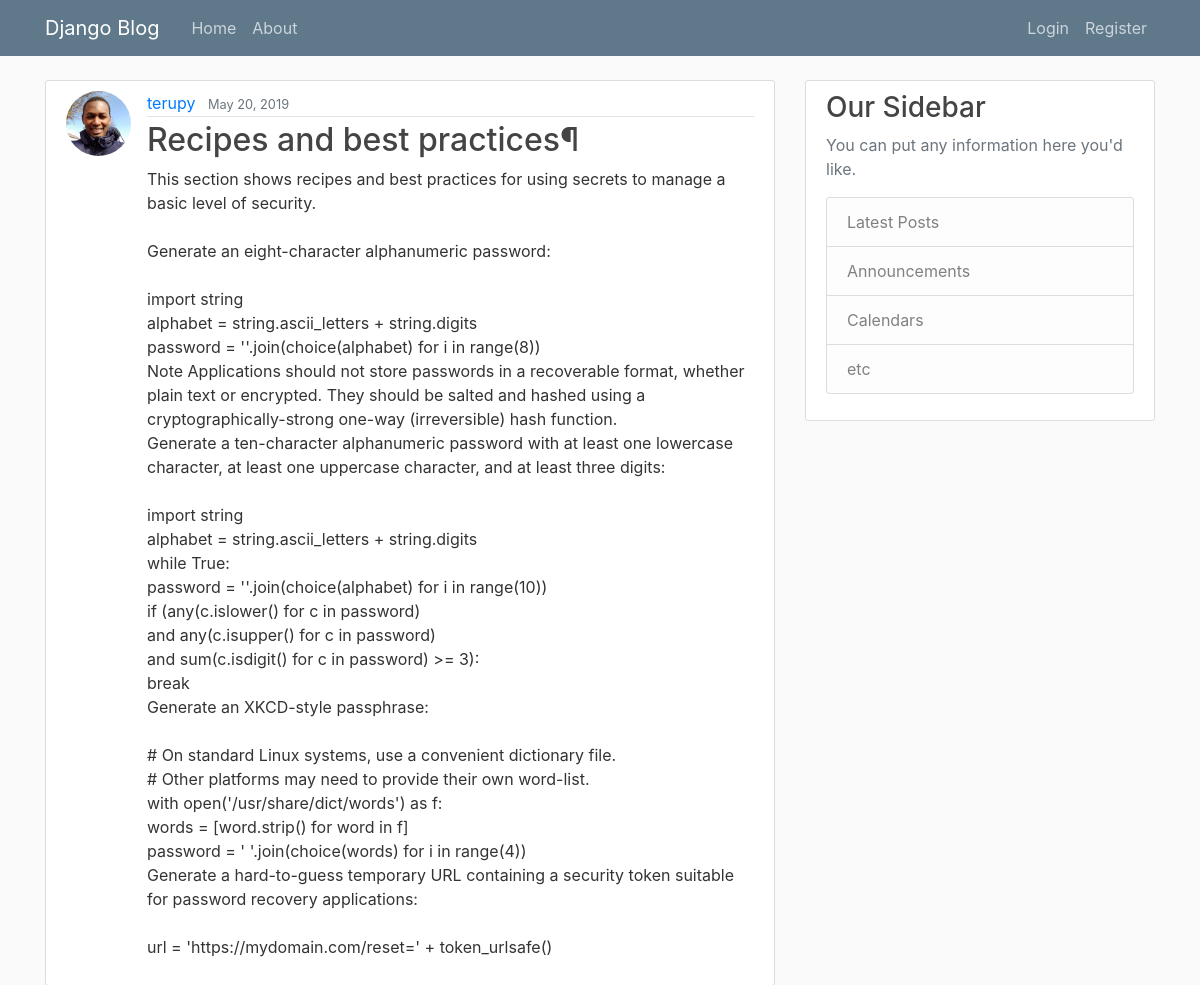
The page /post/8/ on the database its author committed.
### blog/models.py (models this page shows, shortened)
class Post(models.Model):
    title = models.CharField(max_length=100)
    content = models.TextField()
    date_posted = models.DateTimeField(default=timezone.now)
    author = models.ForeignKey(User, on_delete=models.CASCADE)

### users/models.py (models this page shows, shortened)
class Profile(models.Model):
	user = models.OneToOneField(User, on_delete=models.CASCADE)
	image = models.ImageField(default='default.jpg', upload_to='profile_pics')

### blog/views.py (the view)
# urls.py: path('post/<int:pk>/', PostDetailView.as_view(), name='post-detail'),
class PostDetailView(DetailView):
    model = Post

### blog/templates/blog/post_detail.html (shortened to what this page needs)
{% extends "blog/base.html" %}
{% block content %}
  <article class="media content-section">
    <img class="rounded-circle article-img" src="{{ object.author.profile.image.url }}">
    <div class="media-body">
      <div class="article-metadata">
        <a class="mr-2" href="{% url 'user-posts' object.author.username %}">{{ object.author }}</a>
        <small class="text-muted">{{ object.date_posted|date:"F d, Y" }}</small>
      </div>
      <h2 class="article-title">{{ object.title }}</h2>
      <p class="article-content">{{ object.content }}</p>
    </div>
  </article>
{% endblock content %}

### blog/static/blog/main.css (style rules this page uses)
body { background: #fafafa; color: #333333; margin-top: 5rem; }
h1, h2, h3, h4, h5, h6 { color: #444444; }
.content-section { background: #ffffff; padding: 10px 20px; border: 1px solid #dddddd; border-radius: 3px; margin-bottom: 20px; }
.article-title { color: #444444; }
.article-content { white-space: pre-line; }
.article-img { height: 65px; width: 65px; margin-right: 16px; }
.article-metadata { padding-bottom: 1px; margin-bottom: 4px; border-bottom: 1px solid #e3e3e3 }

### rows shown on the page
Post: author.profile.image (picture), author "terupy", date_posted "May 20, 2019", title "Recipes and best practices¶", content "This section shows recipes and best practices for using secrets to manage a basic level of security. Generate an eight-character alphanumeric password: import string alphabet = string.ascii_letters + string.digits password = ''.join(choice(alphabet) for i in range(8)) Note Applications should not store passwords in a recoverable format, whether plain text or encrypted. They should be salted and hashed using a cryptographically-strong one-way (irreversible) hash function. Generate a ten-character alphanumeric password with at least one lowercase character, at least one uppercase character, and at least three digits: import string alphabet = string.ascii_letters + string.digits while True:…"
